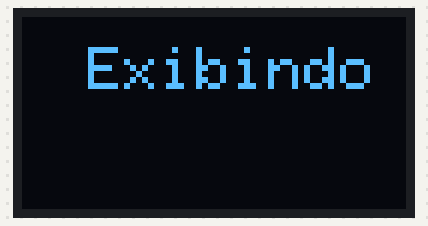
Bench run of a sketch on a simulated Arduino Uno, built with avr-gcc and run on an emulated ATmega328P. Shown: 128×64 one-colour display.

Above: at 0.1 s.
At 0.6 s:
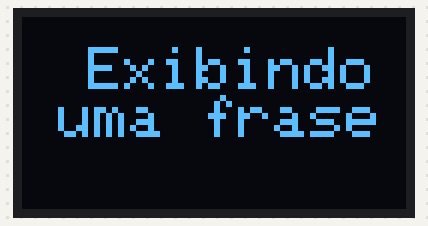
At 1.2 s:
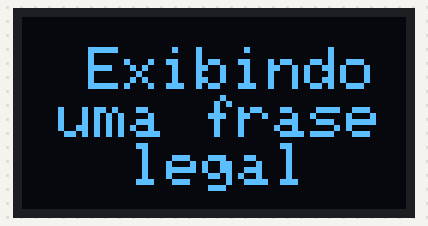

The sketch:

FRASE_LEGAL_ARDUINO.ino
```cpp
#include <Wire.h>
#include <Adafruit_GFX.h>
#include <Adafruit_SH1106.h>

#define OLED_RESET -1
Adafruit_SH1106 display(OLED_RESET);

void setup() {
  Serial.begin(9600);
  display.begin(SH1106_SWITCHCAPVCC, 0x3C);
}

void loop() {
  display.clearDisplay();

  display.setTextSize(2);
  display.setTextColor(WHITE);
  display.setCursor(10, 10);

  display.print(" Exibindo ");
  display.display();
  delay(500);

  display.print("uma frase   ");
  display.display();
  delay(500);

  display.print("legal");
  display.display();
  delay(500);
  display.clearDisplay();}
```

Measured:
- by itself, everything shown: repeats every 1.6 s, in 3 steps
- what the display in image 1 shows lasts 0.5 s, from 0.6 s to 1.1 s
